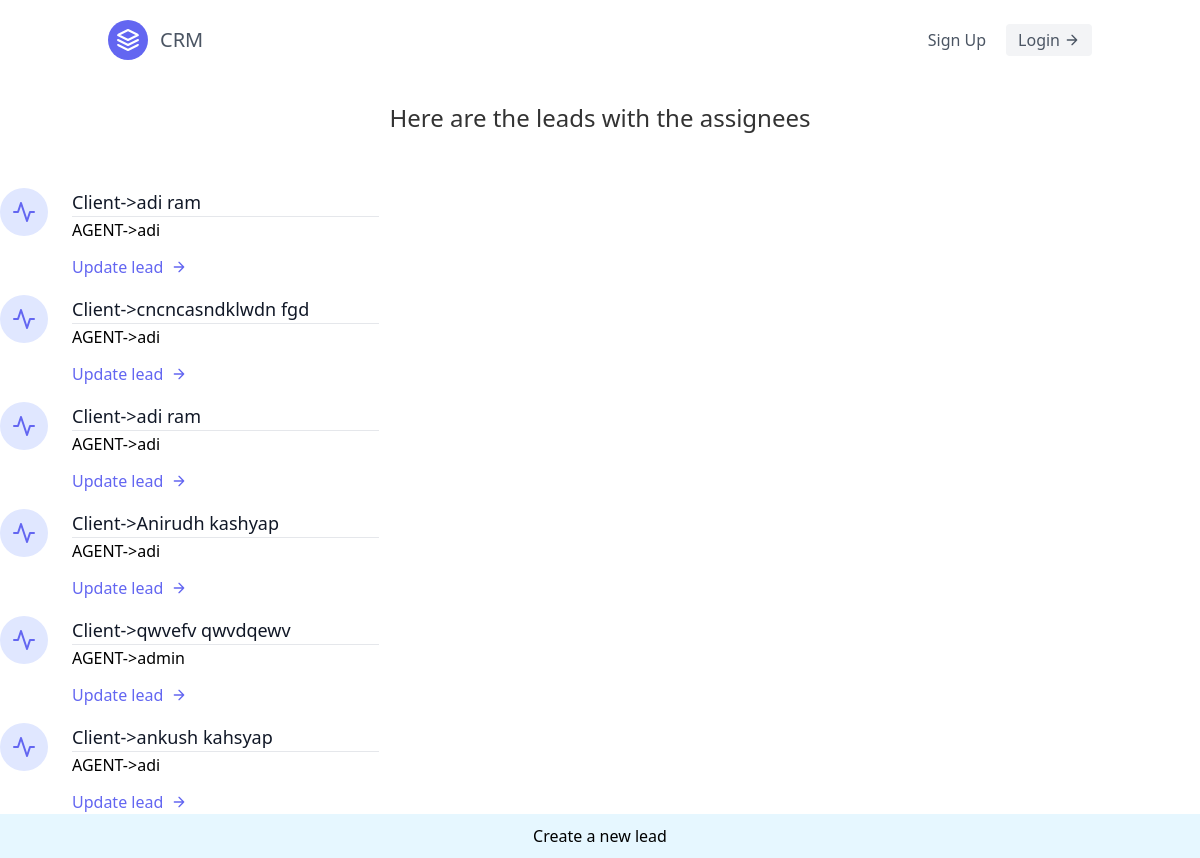
Screenshot of /leads/ with the database file from the repository.
### leads/models.py (models this page shows, shortened)
class Lead(models.Model):
    first_name=models.CharField(max_length=200)
    last_name=models.CharField(max_length=200)
    age=models.IntegerField(default=0)
    agent=models.ForeignKey(Agent,on_delete=models.CASCADE)

class Agent(models.Model):
    user=models.OneToOneField('User',on_delete=models.CASCADE)
    def __str__(self):
        return self.user.username

class User(AbstractUser):
    pass

### leads/views.py (the view)
# urls.py: path('',leads_list,name='leads-list'),
def leads_list(request):
   print(request)
   leads=Lead.objects.all()
   context={
      'leads':leads
    }
   return render(request,'leads/leads.html',context)

### leads/templates/leads/leads.html (shortened to what this page needs)
{% extends "base.html" %}
{% block content %}
    <section class="text-gray-600 body-font">
        <div class="container px-5 py-5 mx-auto">
            <h1 class="sm:text-3xl text-2xl font-medium title-font centered-heading beautify-heading">Here are the leads with the assignees</h1>
        </div>
    </section>
  <section>
    <div>
      {% for lead in leads %}
      <div class="flex flex-wrap sm:-m-4 -mx-4 -mb-10 -mt-4 md:space-y-0 space-y-6">
        <div class="p-4 md:w-1/3 flex">
          <div class="w-12 h-12 inline-flex items-center justify-center rounded-full bg-indigo-100 text-indigo-500 mb-4 flex-shrink-0">
            <svg fill="none" stroke="currentColor" stroke-linecap="round" stroke-linejoin="round" stroke-width="2" class="w-6 h-6" viewBox="0 0 24 24">
              <path d="M22 12h-4l-3 9L9 3l-3 9H2"></path>
            </svg>
          </div>
          <div class="flex-grow pl-6">
            <a href="{% url 'leads:lead-detail' lead.pk %}"class="text-gray-900 text-lg title-font font-medium mb-2 capitalize-text">Client->{{lead.first_name}} {{lead.last_name}}<hr></a>
            <p class="leading-relaxed text-base capitalize-text">AGENT->{{lead.agent}}</p>
            <a href="{% url 'leads:lead-update' lead.pk %}" class="mt-3 text-indigo-500 inline-flex items-center">Update lead
              <svg fill="none" stroke="currentColor" stroke-linecap="round" stroke-linejoin="round" stroke-width="2" class="w-4 h-4 ml-2" viewBox="0 0 24 24">
                <path d="M5 12h14M12 5l7 7-7 7"></path>
              </svg>
            </a>
          </div>
        </div>
      </div>
      {% endfor %}
    </div>
  </section>
  <div class="centered-link">
      <a href="{% url 'leads:lead-create' %}" style="text-decoration: none;">Create a new lead</a>
  </div>
{% endblock content %}

### leads/templates/leads/leads.html (style rules this page uses)
.centered-heading { text-align: center; }
.beautify-heading { font-size: 1.5rem; font-weight: 500; color: #333333; margin-bottom: 2rem; }
.centered-link { display: flex; justify-content: center; align-items: center; background-color: #e6f7ff; padding: 10px; }

### rows the page displays
Lead: first_name "adi", last_name "ram", agent "adi"
Lead: first_name "cncncasndklwdn", last_name "fgd", agent "adi"
Lead: first_name "adi", last_name "ram", agent "adi"
Lead: first_name "Anirudh", last_name "kashyap", agent "adi"
Lead: first_name "qwvefv", last_name "qwvdqewv", agent "admin"
Lead: first_name "ankush", last_name "kahsyap", agent "adi"
